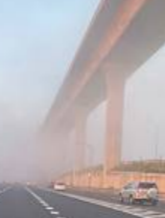
#> input picture sources/ch19Histogram/highway1.png, 165 x 218 px
$ python ch19_16.py
#> lines starting #> are read from the running program, lines starting #| are printed output that depends on the picture
# ch19_16.py
import cv2
import matplotlib.pyplot as plt

src = cv2.imread("highway1.png",cv2.IMREAD_GRAYSCALE)
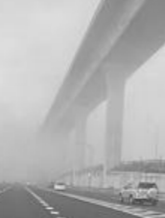
#> src: shape (218, 165); min 70, max 221, mean 178.2
plt.subplot(221)                        # 建立子圖 1
plt.imshow(src, 'gray')                 # 灰階顯示第1張圖
plt.subplot(222)                        # 建立子圖 2
plt.hist(src.ravel(),256)               # 降維再繪製直方圖
plt.subplot(223)                        # 建立子圖 3
dst = cv2.equalizeHist(src)             # 均衡化處理
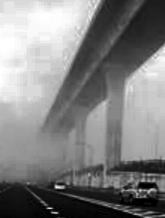
#> dst: shape (218, 165); min 0, max 255, mean 129.1
plt.imshow(dst, 'gray')                 # 顯示執行均衡化的結果影像
plt.subplot(224)                        # 建立子圖 4
plt.hist(dst.ravel(),256)               # 降維再繪製直方圖
plt.show()
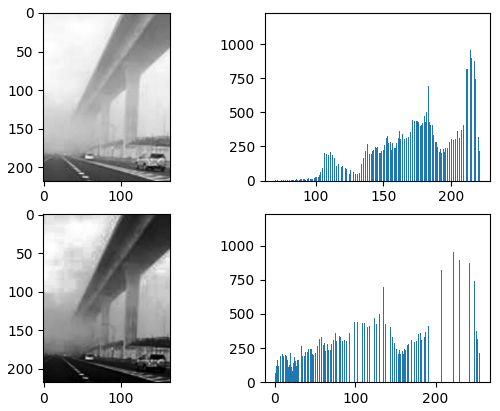
#> figure drawn by matplotlib, 4 panels; panel 2: tallest bar 1173 high, from x = 212.7 to 213.3; panel 4: tallest bar 1173 high, from x = 216.2 to 217.1

$ run again, with sources/ch19Histogram/highway.png copied over sources/ch19Histogram/highway1.png
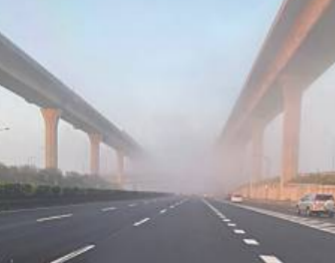
#> input picture sources/ch19Histogram/highway.png, 335 x 263 px
#> `dst = cv2.equalizeHist(src)`:
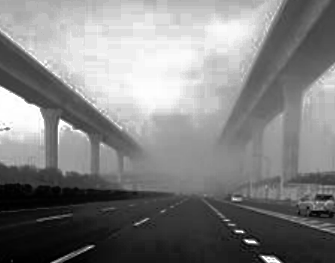
#> dst: shape (263, 335); min 0, max 255, mean 129
#> `plt.show()`:
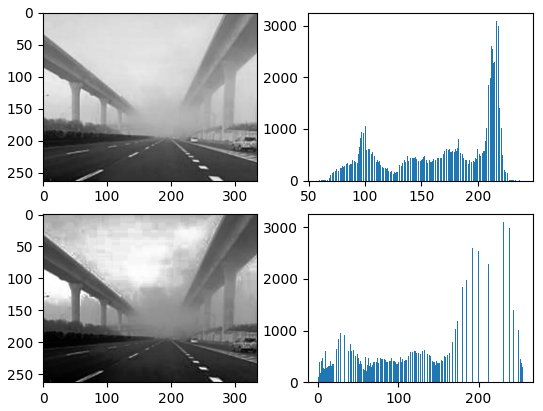
#> figure drawn by matplotlib, 4 panels; panel 2: tallest bar 3099 high, from x = 216.5 to 217.2; panel 4: tallest bar 3099 high, from x = 230.1 to 231.1
